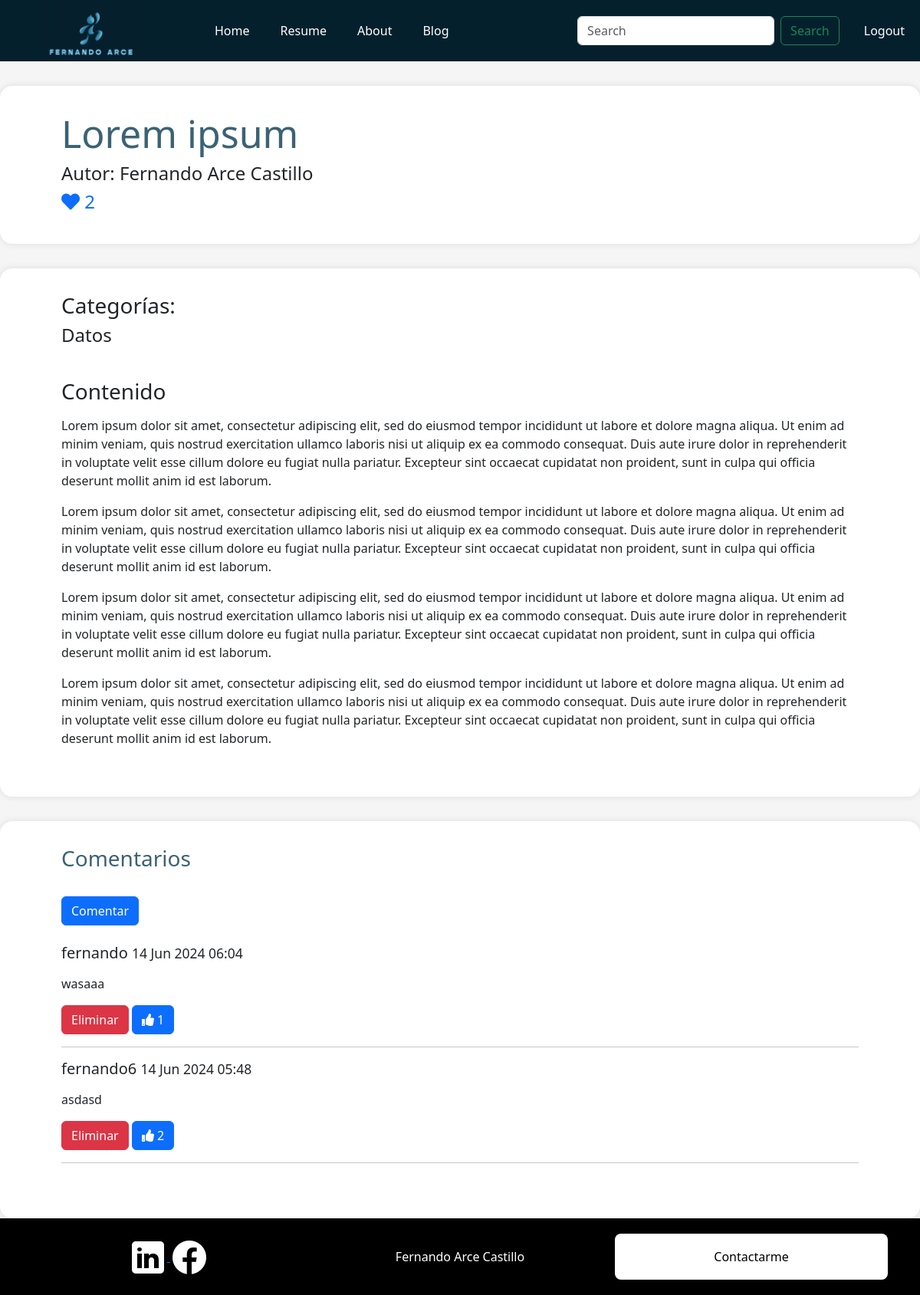
/articulo/12/ (signed in), run on an earlier commit of the app's database.
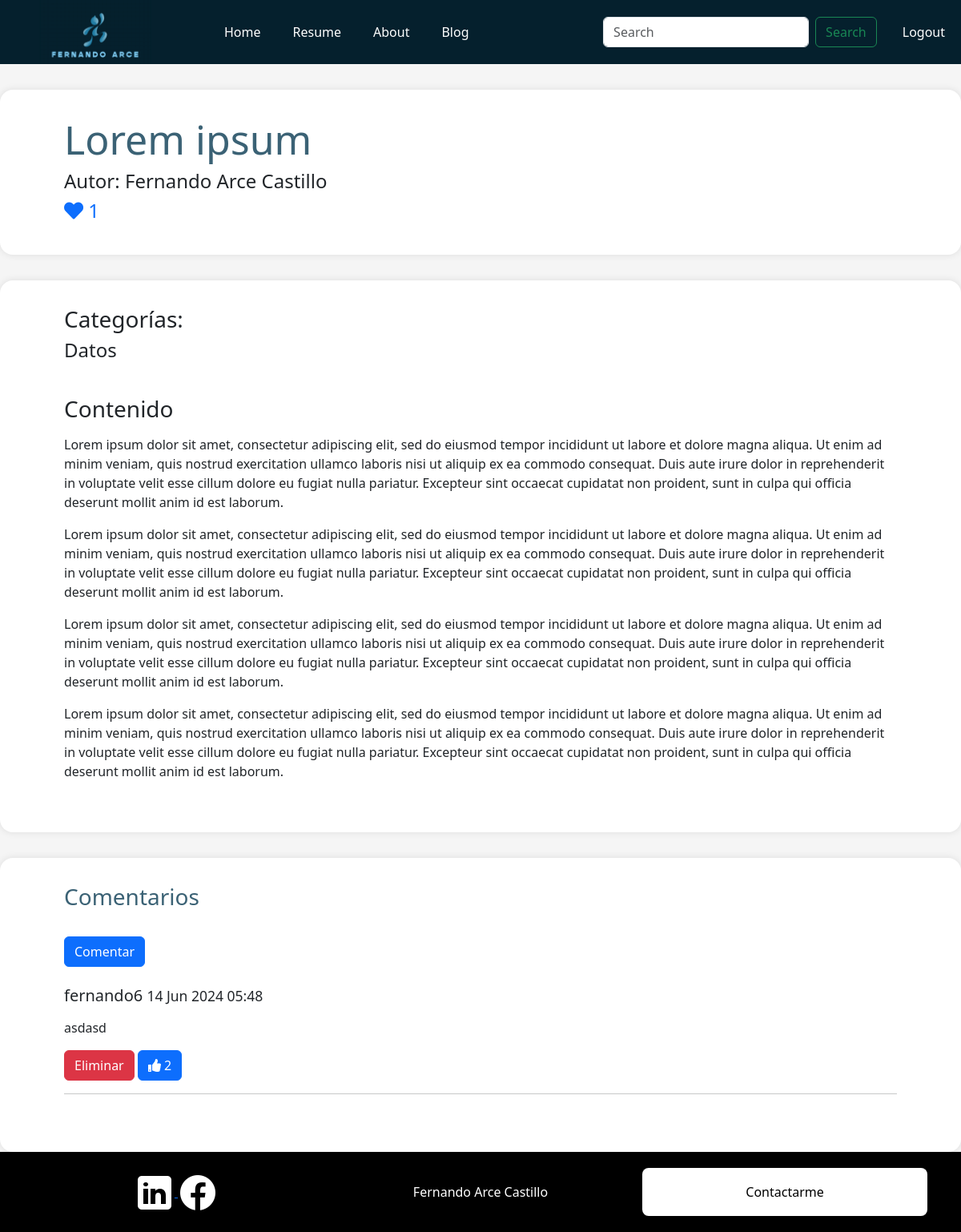
And on a later commit of the database.
### sitio_personal/models.py (models this page shows, shortened)
class Articulo(models.Model):
    titulo = models.CharField(max_length=200)
    contenido = models.TextField()
    etiquetas = models.ManyToManyField(Etiqueta)
    fecha_publicacion = models.DateTimeField(auto_now_add=True)
    likes = models.ManyToManyField(User, related_name='likes', blank=True)
    thumbnail = models.ImageField(upload_to='sitio_personal/static/img/thumbnails', null=True, blank=True)
    preview = models.TextField(null=True, blank=True)
    tiempo_lectura = models.IntegerField(default=5)
    usuario = models.ForeignKey(User, on_delete=models.CASCADE)
    def total_likes(self):
        return self.likes.count()

class Etiqueta(models.Model):
    nombre = models.CharField(max_length=100)

class Comentario(models.Model):
    articulo = models.ForeignKey(Articulo, related_name='comentarios', on_delete=models.CASCADE)
    nombre = models.CharField(max_length=100)
    usuario = models.ForeignKey(User, on_delete=models.CASCADE)
    cuerpo = models.TextField()
    fecha = models.DateTimeField(auto_now_add=True)
    likes = models.ManyToManyField(User, related_name='likes_coment', blank=True)
    parent = models.ForeignKey('self', null=True, blank=True, related_name='respuestas', on_delete=models.CASCADE)
    es_respuesta = models.BooleanField(default=False)
    def total_likes(self):
        return self.likes.count()
    class Meta:
        ordering = ['-fecha']
        permissions = [
            ("highlight_comment", "Can highlight comment"),
        ]

### sitio_personal/views.py (the view)
# urls.py: path('articulo/<int:articulo_id>/', views.detalle_articulo, name='detalle_articulo'),
@login_required
def detalle_articulo(request, articulo_id):
    articulo = get_object_or_404(Articulo, id=articulo_id)
    comentarios = articulo.comentarios.order_by('-fecha').filter(es_respuesta=False)
    if request.method == 'POST':
        form = ComentarioForm(request.POST)
        if form.is_valid():
            comentario = form.save(commit=False)
            comentario.articulo = articulo
            comentario.usuario = request.user
            UserActionLog.objects.create(user=request.user, action='comment', description=f'Usuario comentó en el artículo {articulo_id}')
            comentario.save()
            return redirect('detalle_articulo', articulo_id=articulo.id)
    else:
        form = ComentarioForm()
    puede_eliminar_comentario = request.user.has_perm('sitio_personal.delete_comentario')
    return render(request, 'sitio_personal/detalle_articulo.html', {
        'articulo': articulo,
        'comentarios': comentarios,
        'form': form,
        'puede_eliminar_comentario': puede_eliminar_comentario,
    })

### sitio_personal/forms.py
class ComentarioForm(forms.ModelForm):
    class Meta:
        model = Comentario
        fields = ['nombre', 'cuerpo']

### sitio_personal/templates/sitio_personal/detalle_articulo.html (shortened to what this page needs)
{% extends 'base.html' %}
{% block content %}
<div class="container-xxl articulo_encabezado">
    <h1 style="color: #3B6275; font-size: 50px;">{{ articulo.titulo }}</h1>
    <h4>Autor: Fernando Arce Castillo</h4>
    <h4>
        <a href="#" class="like-button" style="text-decoration: none;" data-id="{{ articulo.id }}">
            <i class="fas fa-heart"></i> {{ articulo.total_likes }}
        </a>
    </h4>
</div>
<div class="container-xxl articulo_completo">
    <h3>Categorías:</h3>
    <h4>
        {% for etiqueta in articulo.etiquetas.all %}
            {{ etiqueta.nombre }}
        {% endfor %}
        <br />
    </h4>
    <h3><br />Contenido </h3>
    <p>{{ articulo.contenido|linebreaks }}</p>
</div>
<div class="container-xxl articulo_completo">
    <h3 style="color: #3B6275;">Comentarios</h3>
    <button type="button" class="btn btn-primary mt-4 mb-4" data-bs-toggle="modal" data-bs-target="#comentarioModal">
        Comentar
    </button>
    <div class="lista_comentarios mb-4">
        {% for comentario in comentarios %}
            <div class="comentario">
                <h5>{{ comentario.usuario.username }} <small>{{ comentario.fecha|date:"d M Y H:i" }}</small></h5>
                <p>{{ comentario.cuerpo|linebreaks }}</p>
                    <form method="post" action="{% url 'eliminar_comentario' comentario.id %}" style="display:inline;">
                        <button type="submit" class="btn btn-danger">Eliminar</button>
                    </form>
                <button class="btn btn-primary like-comentario-button" data-id="{{ comentario.id }}">
                    <i class="fas fa-thumbs-up"></i> <span id="like-count-{{ comentario.id }}">{{ comentario.total_likes }}</span>
                </button>
            </div>
            <hr>
        {% empty %}
            <p>No hay comentarios aún.</p>
        {% endfor %}
    </div>
</div>
<footer class="footer-black">
    <div class="container text-center">
        <div class="row align-items-start">
          <div class="col">
            <div class="container">
                <a href="https://www.linkedin.com/" target="_blank">
                    <img src="../../static/img/logo_linkedin.png" alt="perfil linkedin" />
                </a>
                <span>
                    <a href="https://www.facebook.com/" target="_blank">
                        <img src="../../static/img/logo_facebook.png" alt="perfil facebook" />
                    </a>
                </span>
            </div>
          </div>
          <div class="col">
            Fernando Arce Castillo
          </div>
          <div class="col">
            <div class="boton_contacto" data-toggle="modal" data-target="#contactModal">
                Contactarme
            </div>
          </div>
        </div>
      </div>
</footer>
{% endblock %}

What changed in the data, as far as the page shows it:
removed Comentario: usuario.username "fernando", fecha "14 Jun 2024 06:04", cuerpo "wasaaa", total_likes "1"
computed for Articulo "Lorem ipsum": total_likes "2" → "1"
